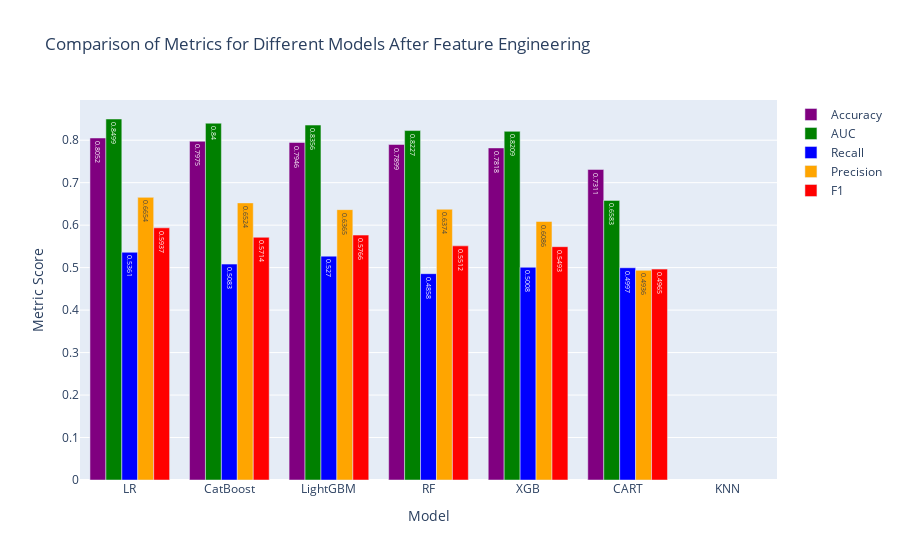

Source (notebook cell):
### Code cell
# Dictionary containing the updated metric results
metrics = {
    "Model": ["LR", "KNN", "CART", "RF", "XGB", "LightGBM", "CatBoost"],
    "Accuracy": [last_models_metrics[0]['Accuracy'], last_models_metrics[1]['Accuracy'],
                 last_models_metrics[2]['Accuracy'], last_models_metrics[3]['Accuracy'],
                 last_models_metrics[4]['Accuracy'], last_models_metrics[5]['Accuracy'],
                 last_models_metrics[6]['Accuracy']],
    "AUC": [last_models_metrics[0]['AUC'], last_models_metrics[1]['AUC'],
            last_models_metrics[2]['AUC'], last_models_metrics[3]['AUC'],
            last_models_metrics[4]['AUC'], last_models_metrics[5]['AUC'],
            last_models_metrics[6]['AUC']],
    "Recall": [last_models_metrics[0]['Recall'], last_models_metrics[1]['Recall'],
               last_models_metrics[2]['Recall'], last_models_metrics[3]['Recall'],
               last_models_metrics[4]['Recall'], last_models_metrics[5]['Recall'],
               last_models_metrics[6]['Recall']],
    "Precision": [last_models_metrics[0]['Precision'], last_models_metrics[1]['Precision'],
                  last_models_metrics[2]['Precision'], last_models_metrics[3]['Precision'],
                  last_models_metrics[4]['Precision'], last_models_metrics[5]['Precision'],
                  last_models_metrics[6]['Precision']],
    "F1": [last_models_metrics[0]['F1'], last_models_metrics[1]['F1'],
           last_models_metrics[2]['F1'], last_models_metrics[3]['F1'],
           last_models_metrics[4]['F1'], last_models_metrics[5]['F1'],
           last_models_metrics[6]['F1']]
}

# Creating a DataFrame from the updated metrics dictionary
results_df = pd.DataFrame(metrics)

# Sorting the DataFrame by accuracy in descending order
results_df = results_df.sort_values(by="Accuracy", ascending=False)

# Creating the figure for the graph
fig = go.Figure()

# Colors for the metrics
colors = ["purple", "green", "blue", "orange", "red"]

# Adding traces for each metric in the specified order
for metric, color in zip(["Accuracy", "AUC", "Recall", "Precision", "F1"], colors):
    fig.add_trace(go.Bar(
        x=results_df["Model"],
        y=results_df[metric],
        marker_color=color,
        name=metric,
        text=results_df[metric],
        textposition='auto'
    ))

# Setting axis labels and title
fig.update_layout(
    xaxis_title="Model",
    yaxis_title="Metric Score",
    title="Comparison of Metrics for Different Models After Feature Engineering"
)

# Displaying the graph
fig.show(block=True)

### Figure 1 — Plotly figure (JSON) as saved in the notebook; plotly's stock layout.template omitted (floating-point values rounded to 4 significant figures)
{"data": [{"marker": {"color": "purple"}, "name": "Accuracy", "text": [0.8052, 0.7975, 0.7946, 0.7899, 0.7818, 0.7311, null], "textposition": "auto", "type": "bar", "x": ["LR", "CatBoost", "LightGBM", "RF", "XGB", "CART", "KNN"], "y": [0.8052, 0.7975, 0.7946, 0.7899, 0.7818, 0.7311, null]}, {"marker": {"color": "green"}, "name": "AUC", "text": [0.8499, 0.84, 0.8356, 0.8227, 0.8209, 0.6583, null], "textposition": "auto", "type": "bar", "x": ["LR", "CatBoost", "LightGBM", "RF", "XGB", "CART", "KNN"], "y": [0.8499, 0.84, 0.8356, 0.8227, 0.8209, 0.6583, null]}, {"marker": {"color": "blue"}, "name": "Recall", "text": [0.5361, 0.5083, 0.527, 0.4858, 0.5008, 0.4997, null], "textposition": "auto", "type": "bar", "x": ["LR", "CatBoost", "LightGBM", "RF", "XGB", "CART", "KNN"], "y": [0.5361, 0.5083, 0.527, 0.4858, 0.5008, 0.4997, null]}, {"marker": {"color": "orange"}, "name": "Precision", "text": [0.6654, 0.6524, 0.6365, 0.6374, 0.6086, 0.4936, null], "textposition": "auto", "type": "bar", "x": ["LR", "CatBoost", "LightGBM", "RF", "XGB", "CART", "KNN"], "y": [0.6654, 0.6524, 0.6365, 0.6374, 0.6086, 0.4936, null]}, {"marker": {"color": "red"}, "name": "F1", "text": [0.5937, 0.5714, 0.5766, 0.5512, 0.5493, 0.4965, null], "textposition": "auto", "type": "bar", "x": ["LR", "CatBoost", "LightGBM", "RF", "XGB", "CART", "KNN"], "y": [0.5937, 0.5714, 0.5766, 0.5512, 0.5493, 0.4965, null]}], "layout": {"title": {"text": "Comparison of Metrics for Different Models After Feature Engineering"}, "xaxis": {"title": {"text": "Model"}}, "yaxis": {"title": {"text": "Metric Score"}}}}
